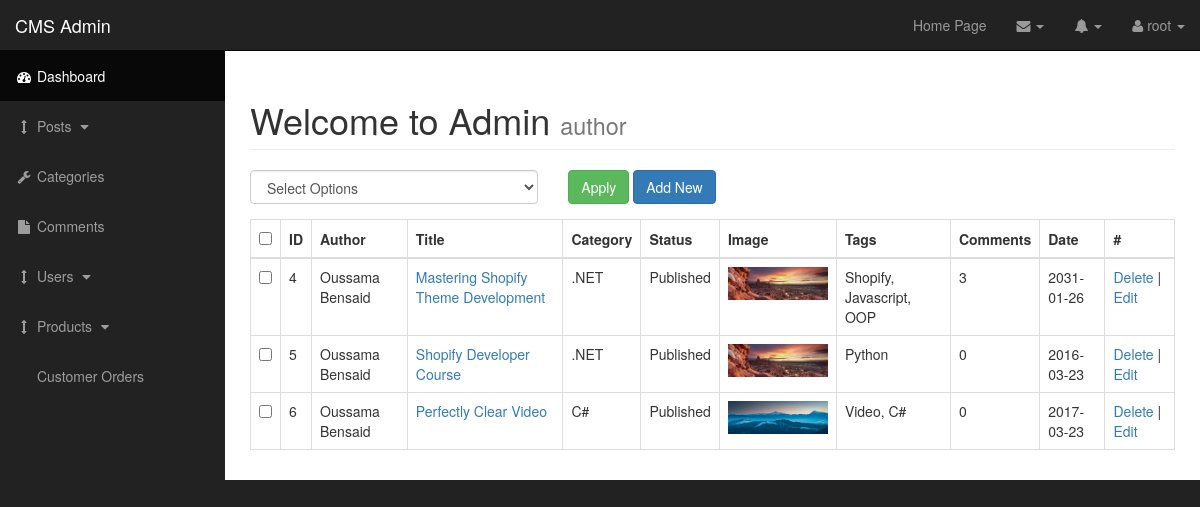
Screenshot of /admin/posts.php (signed in) with the database file from the repository.
### tables this page shows
CREATE TABLE `posts` (
  `post_id` int(3) NOT NULL,
  `post_category_id` int(11) NOT NULL,
  `post_title` varchar(255) NOT NULL,
  `post_author` varchar(255) NOT NULL,
  `post_date` date NOT NULL,
  `post_image` text NOT NULL,
  `post_content` text NOT NULL,
  `post_tags` varchar(255) NOT NULL,
  `post_comment_count` int(11) NOT NULL,
  `post_status` varchar(255) NOT NULL DEFAULT 'draft'
);

CREATE TABLE `categories` (
  `cat_id` int(3) NOT NULL,
  `cat_title` varchar(255) NOT NULL
);

### admin/includes/view_all_posts.php (the view, shortened to what this page needs)
<form action="" method="POST">
    <table class="table table-bordered table-hover" id="viewposts">
        <div class="row">
            <div class="col-sm-4">
                <select class="form-control" name="bulk_option">
                    <option value="">Select Options</option>
                </select>
            </div>
            <div class="form-group col-xs-4">
                <input type="submit" class="btn btn-success" name="apply" value="Apply">
                <a class="btn btn-primary" href="posts.php?source=add_post">Add New</a>
            </div>
        </div>
        <thead>
            <tr>
                <th><input type='checkbox' id='selectAllBoxes' onclick="selectAll(this)"></th>
                <th>ID</th>
                <th>Author</th>
                <th>Title</th>
                <th>Category</th>
                <th>Status</th>
                <th>Image</th>
                <th>Tags</th>
                <th>Comments</th>
                <th>Date</th>
                <th>#</th>
            </tr>
        </thead>
        <tbody>
            <?php
            $query = "SELECT * FROM posts";
            $fetch_posts_data = mysqli_query($connection, $query);
            while ($Row = mysqli_fetch_assoc($fetch_posts_data)) {
                $the_post_id = $Row['post_id'];
                echo "<tr>"; ?>
                <td><input type='checkbox' name='checkBoxArray[]' value='<?php echo $the_post_id ?>'></td>
            <?php
                echo "<td>{$Row['post_id']}</td>
                <td>{$Row['post_author']}</td>
                <td><a href='../post.php?p_id=$the_post_id'>{$Row['post_title']}</a></td>";
                $cat_id = $Row['post_category_id'];
                $query = "SELECT * FROM categories WHERE cat_id=$cat_id";
                $fetch_cat_data = mysqli_query($connection, $query);
                while ($Cat = mysqli_fetch_assoc($fetch_cat_data)) {
                    $cat_title = $Cat["cat_title"];
                    if (isset($cat_title)) {
                        echo "<td>$cat_title</td>";
                    }
                }
                echo "
                <td>{$Row['post_status']}</td>
                <td><img src='../images/{$Row['post_image']}' alt='image' width='100px'></td>
                <td>{$Row['post_tags']}</td>
                <td>{$Row['post_comment_count']}</td>
                <td>{$Row['post_date']}</td>
                <td>
                    <a onClick=\"javascript: return confirm('Are you sure you want to delete'); \" href='posts.php?delete=$the_post_id'>Delete</a>
                    | <a href='posts.php?source=edit_post&p_id=$the_post_id'>Edit</a>
                </td>
            </tr>";
            }
            ?>
        </tbody>
    </table>
</form>

### admin/css/sb-admin.css (style rules this page uses)
body { margin-top: 100px; background-color: #222; }
@media (min-width: 768px) { body { margin-top: 50px; } }

### rows the page displays
posts: post_id "4", post_author "Oussama Bensaid", post_title "Mastering Shopify Theme Development", post_status "Published", post_image (picture), post_tags "Shopify, Javascript, OOP", post_comment_count "3", post_date "2031-01-26"
categories: cat_title ".NET"
posts: post_id "5", post_author "Oussama Bensaid", post_title "Shopify Developer Course", post_status "Published", post_image (picture), post_tags "Python", post_comment_count "0", post_date "2016-03-23"
posts: post_id "6", post_author "Oussama Bensaid", post_title "Perfectly Clear Video", post_status "Published", post_image (picture), post_tags "Video, C#", post_comment_count "0", post_date "2017-03-23"
categories: cat_title "C#"

### other values shown
$_SESSION['username'] "root"
